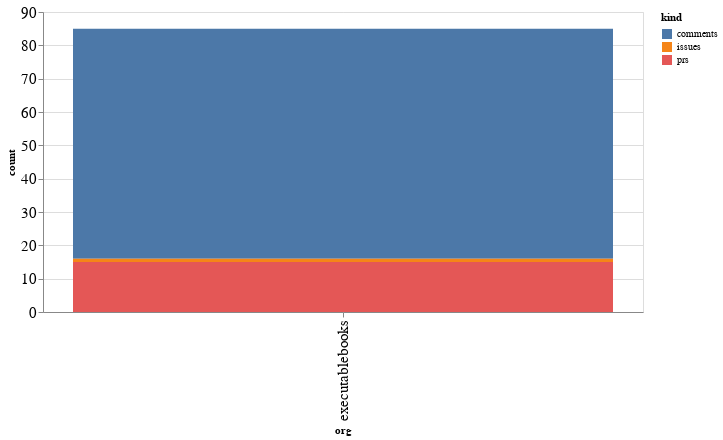

Notebook cell for this chart:
### Code cell
alt.Chart(org_summaries, width=600).mark_bar().encode(
    x='org',
    y='count',
    color='kind',
    tooltip="org"
)

### Figure 1 — Vega-Lite specification as saved in the notebook (floating-point values rounded to 4 significant figures)
{"config": {"axisLeft": {"labelFontSize": 15}, "axisBottom": {"labelFontSize": 15}}, "data": {"name": "data-0898f999327b497596be3b0a6fda760b"}, "mark": "bar", "encoding": {"color": {"type": "nominal", "field": "kind"}, "tooltip": {"type": "nominal", "field": "org"}, "x": {"type": "nominal", "field": "org"}, "y": {"type": "quantitative", "field": "count"}}, "width": 600, "$schema": "https://vega.github.io/schema/vega-lite/v4.8.1.json", "datasets": {"data-0898f999327b497596be3b0a6fda760b": [{"org": "executablebooks", "kind": "comments", "count": 69}, {"org": "executablebooks", "kind": "issues", "count": 1}, {"org": "executablebooks", "kind": "prs", "count": 15}]}}
